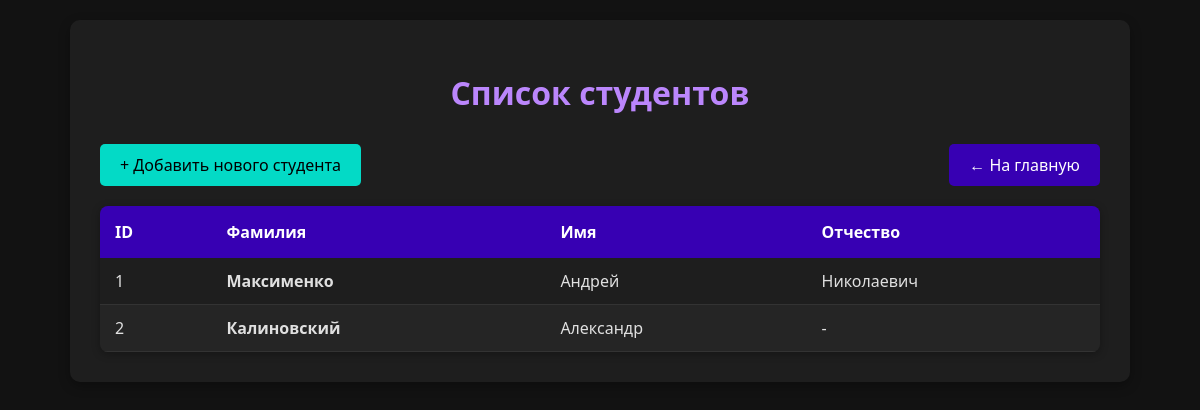
Before: /student_table (signed in) with the older database file.
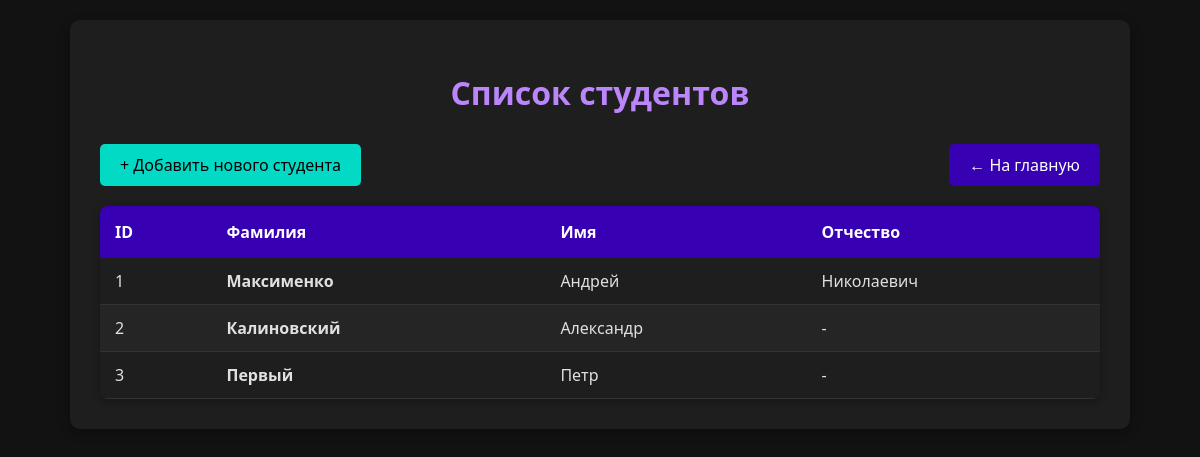
After: the same page with the newer database file.
### app.py (models this page shows)
class Student(db.Model):
    id = db.Column(db.Integer, primary_key=True)
    name = db.Column(db.String(50), nullable=False)
    surname = db.Column(db.String(50), nullable=False)
    patronymic = db.Column(db.String(50), nullable=True)

### app.py (the view)
@app.route('/student_table')
@login_required
def student_table():
    students = Student.query.all()
    return render_template('students_table.html', students_list=students)

### app.py (called while the page is built)
@login_manager.user_loader
def load_user(user_id):
    return User.query.get(int(user_id))

### templates/students_table.html (shortened to what this page needs)
<!DOCTYPE html>
<html lang="ru">
<head>
</head>
<body>
    <div class="container">
        <h1>Список студентов</h1>
        <div class="action-buttons">
            <a href="{{ url_for('student') }}" class="btn btn-success">
                + Добавить нового студента
            </a>
            <a href="{{ url_for('home') }}" class="btn btn-primary">
                ← На главную
            </a>
        </div>
        <table>
            <thead>
                <tr>
                    <th>ID</th>
                    <th>Фамилия</th>
                    <th>Имя</th>
                    <th>Отчество</th>
                </tr>
            </thead>
            <tbody>
                {% for student in students_list %}
                <tr>
                    <td>{{ student.id }}</td>
                    <td><strong>{{ student.surname }}</strong></td>
                    <td>{{ student.name }}</td>
                    <td>{{ student.patronymic or '-' }}</td>
                </tr>
                {% else %}
                <tr>
                    <td colspan="4" class="no-data">
                        Нет данных о студентах
                    </td>
                </tr>
                {% endfor %}
            </tbody>
        </table>
    </div>
</body>
</html>

Changed rows visible on the page:
added Student: id "3", surname "Первый", name "Петр", patronymic "-"
